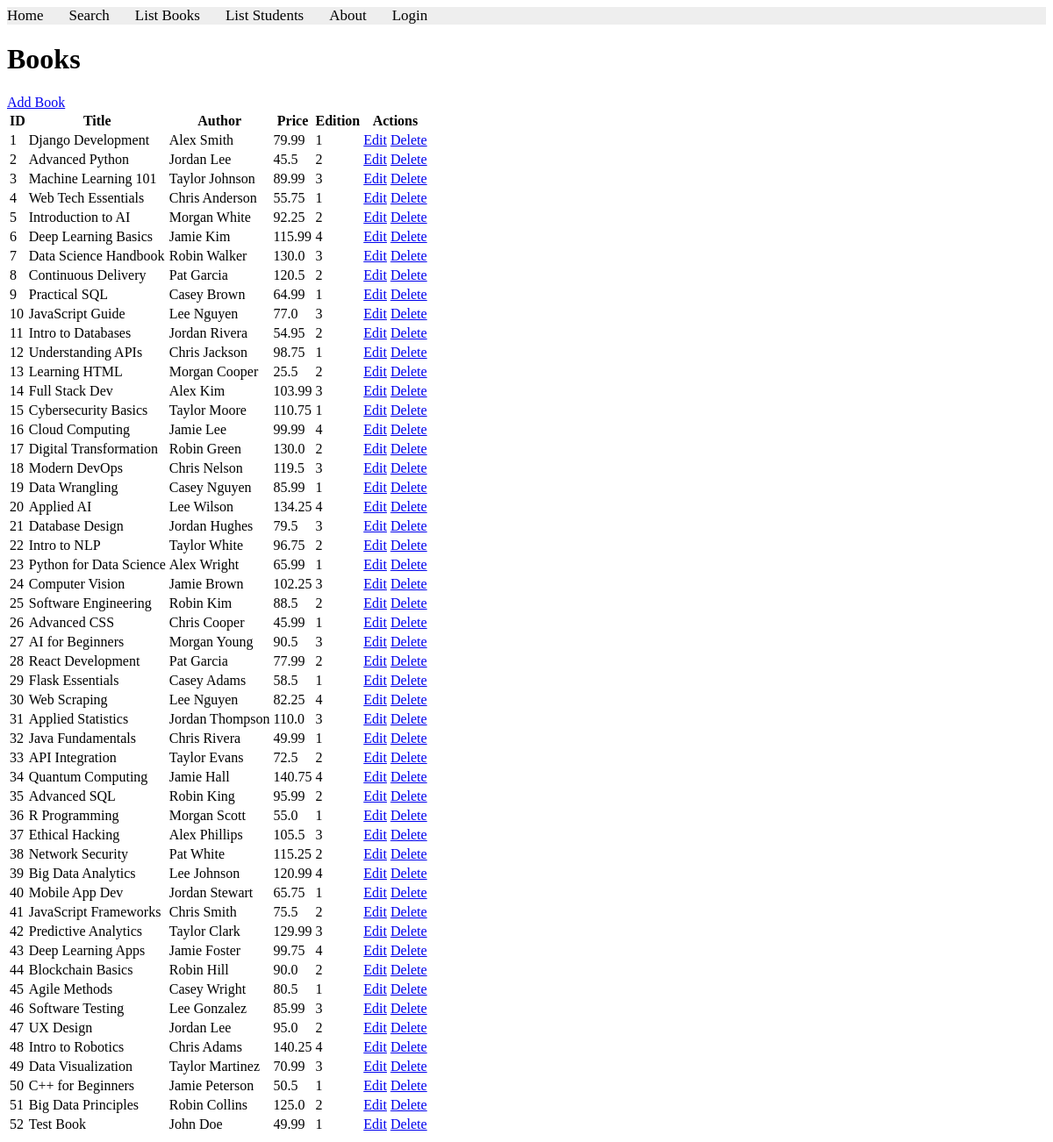
The app's page /books/lab9_part1/listbooks, older data.
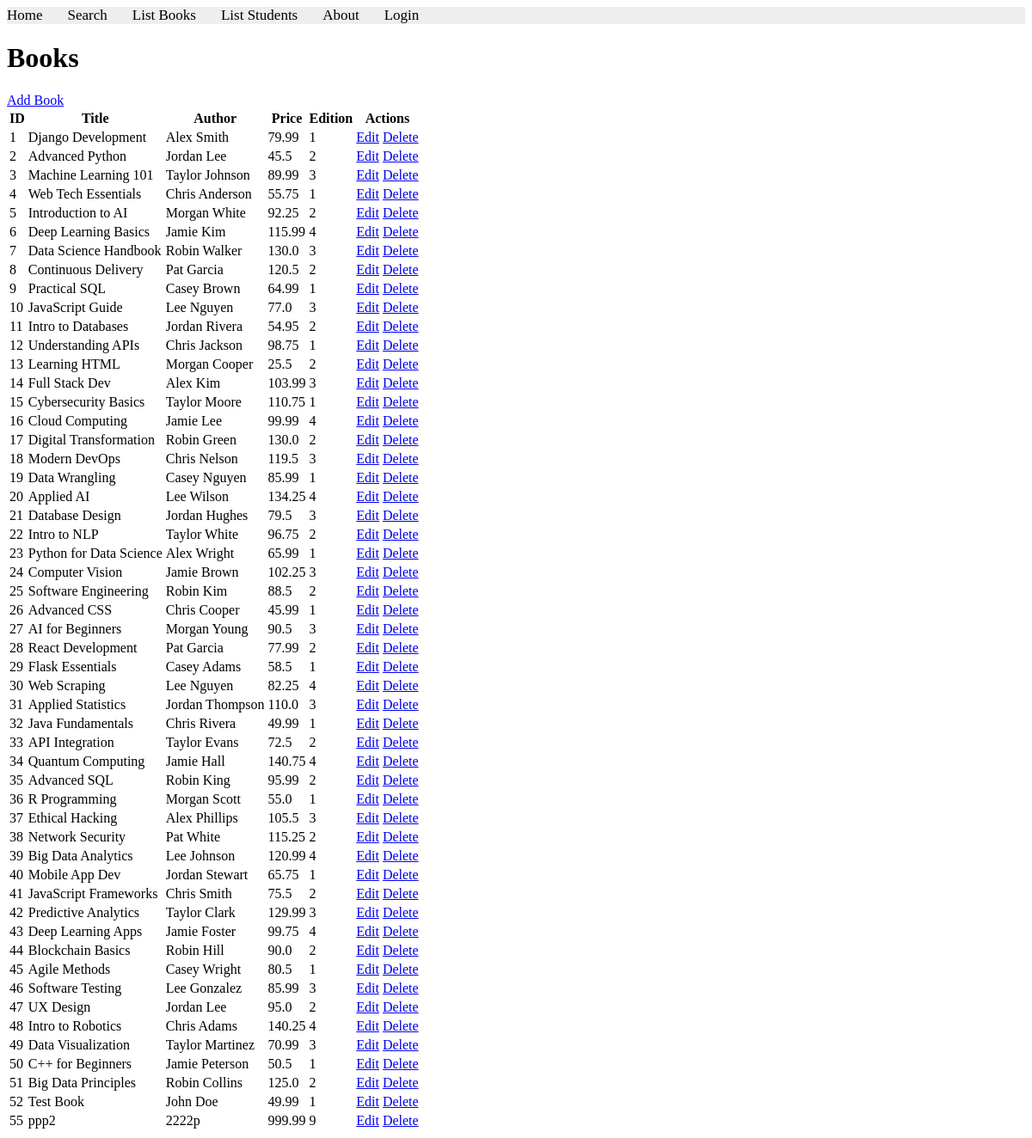
The same page, newer data.
### apps/bookmodule/models.py (models this page shows)
class Book(models.Model):
    title = models.CharField(max_length = 50)
    author = models.CharField(max_length = 50)
    price = models.FloatField(default = 0.0)
    edition = models.SmallIntegerField(default = 1)

### apps/bookmodule/views.py (the view)
# urls.py: path('lab9_part1/listbooks', views.lab9_part1_listbooks, name="lab9_part1_listbooks"),
def lab9_part1_listbooks(request):
    books = Book.objects.all()
    return render(request, 'bookmodule/lab9_part1_listbooks.html', {'books': books})

### apps/templates/bookmodule/lab9_part1_listbooks.html (shortened to what this page needs)
{% extends "layouts/base.html" %}
{% block content %}
<h1>Books</h1>
<a href="{% url 'lab9_part1_addbook' %}">Add Book</a>
<table>
    <tr>
        <th>ID</th>
        <th>Title</th>
        <th>Author</th>
        <th>Price</th>
        <th>Edition</th>
        <th>Actions</th>
    </tr>
    {% for book in books %}
    <tr>
        <td>{{ book.id }}</td>
        <td>{{ book.title }}</td>
        <td>{{ book.author }}</td>
        <td>{{ book.price }}</td>
        <td>{{ book.edition }}</td>
        <td>
            <a href="{% url 'lab9_part1_editbook' book.id %}">Edit</a>
            <a href="{% url 'lab9_part1_deletebook' book.id %}">Delete</a>
        </td>
    </tr>
    {% endfor %}
</table>
{% endblock content %}

### apps/templates/layouts/base.html (shortened to what this page needs)
<!DOCTYPE html>
<html>
{% load static %}
<head>
 <link rel="stylesheet" href="{% static 'styles.css' %}">
 <link rel="stylesheet" href="https://cdnjs.cloudflare.com/ajax/libs/fontawesome/4.7.0/css/font-awesome.min.css">
</head>
<body>
 {% include "includes/header.html" %}
 {% block content %} {% endblock content %}
</body>
</html>

### apps/templates/includes/header.html
<div class="topnav">
    <a href="{% url 'books.index' %}">Home</a>
    <a href="{% url 'books.search' %}">Search</a>
    <a href="{% url 'books.list_books' %}">List Books</a>
    <a href="{% url 'list_students' %}">List Students</a>
    <a href="{% url 'books.aboutus' %}">About</a>
    {% if user.is_authenticated %}
        <a href="{% url 'logout' %}">Logout</a>
        <span style="float: right; margin-right: 20px;">Welcome, {{ user.username }}!</span>
    {% else %}
    <a href="{% url 'login' %}">Login</a>
    {% endif %}
</div>

### apps/static/styles.css (style rules this page uses)
.topnav { background-color: #eeeeee; width: 100%; }
.topnav a { color: #000000; text-align: center; margin-right: 25px; text-decoration: none; font-size: 17px; }
body { background-color: lighred; }

Row changes from the older to the newer data that the page shows:
added Book: id "55", title "ppp2", author "2222p", price "999.99", edition "9"
